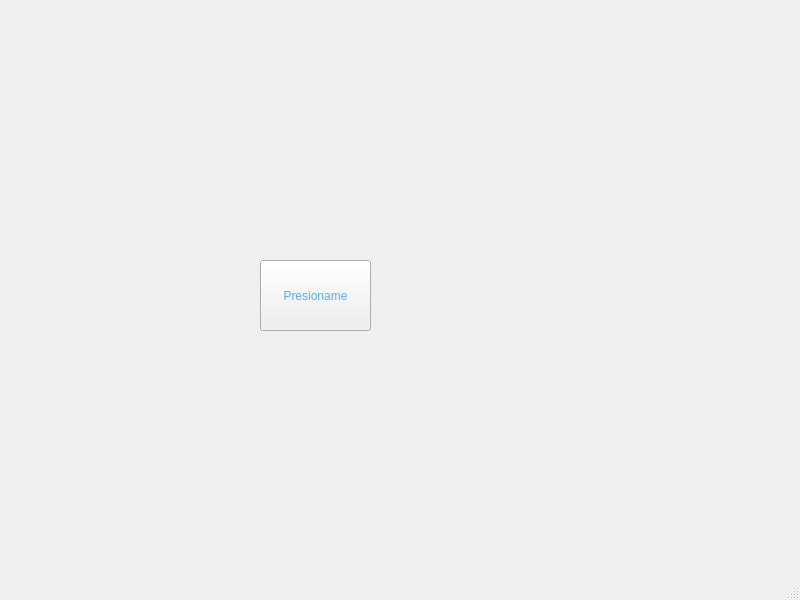
<?xml version="1.0" encoding="UTF-8"?>
<ui version="4.0">
 <class>Prueba1</class>
 <widget class="QMainWindow" name="Prueba1">
  <property name="geometry">
   <rect>
    <x>0</x>
    <y>0</y>
    <width>800</width>
    <height>600</height>
   </rect>
  </property>
  <property name="windowTitle">
   <string>Prueba1</string>
  </property>
  <widget class="QWidget" name="centralwidget">
   <widget class="QPushButton" name="BotopaPicar">
    <property name="geometry">
     <rect>
      <x>260</x>
      <y>260</y>
      <width>111</width>
      <height>71</height>
     </rect>
    </property>
    <property name="toolTip">
     <string>&lt;html&gt;&lt;head/&gt;&lt;body&gt;&lt;p&gt;&lt;span style=&quot; font-size:12pt; font-weight:600;&quot;&gt;Presioname&lt;/span&gt;&lt;/p&gt;&lt;/body&gt;&lt;/html&gt;</string>
    </property>
    <property name="whatsThis">
     <string>&lt;html&gt;&lt;head/&gt;&lt;body&gt;&lt;p&gt;&lt;span style=&quot; font-size:12pt;&quot;&gt;Presioname&lt;/span&gt;&lt;/p&gt;&lt;/body&gt;&lt;/html&gt;</string>
    </property>
    <property name="styleSheet">
     <string notr="true">color: rgb(85, 170, 255);
font: 8pt &quot;MS Shell Dlg 2&quot;;</string>
    </property>
    <property name="text">
     <string>Presioname</string>
    </property>
    <property name="autoDefault">
     <bool>true</bool>
    </property>
   </widget>
  </widget>
  <widget class="QMenuBar" name="Ola">
   <property name="geometry">
    <rect>
     <x>0</x>
     <y>0</y>
     <width>800</width>
     <height>26</height>
    </rect>
   </property>
  </widget>
  <widget class="QStatusBar" name="statusbar"/>
 </widget>
 <resources/>
 <connections/>
</ui>
